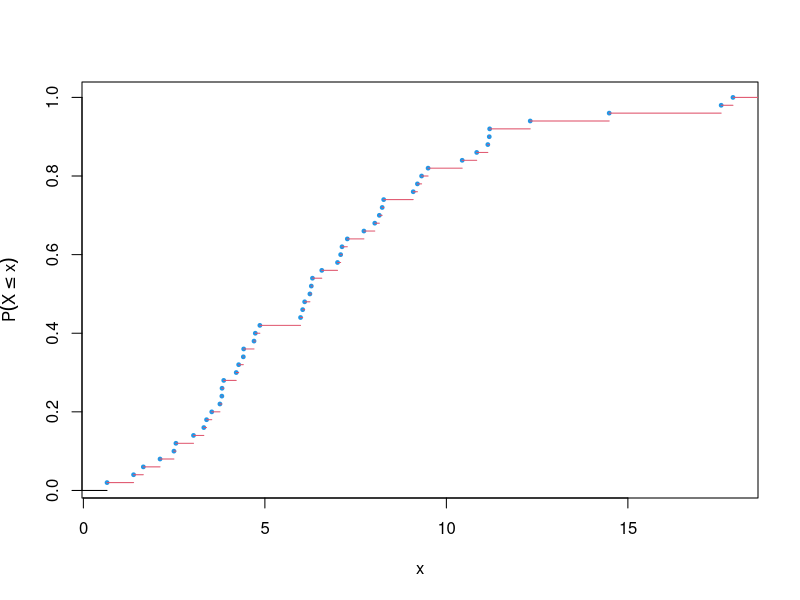
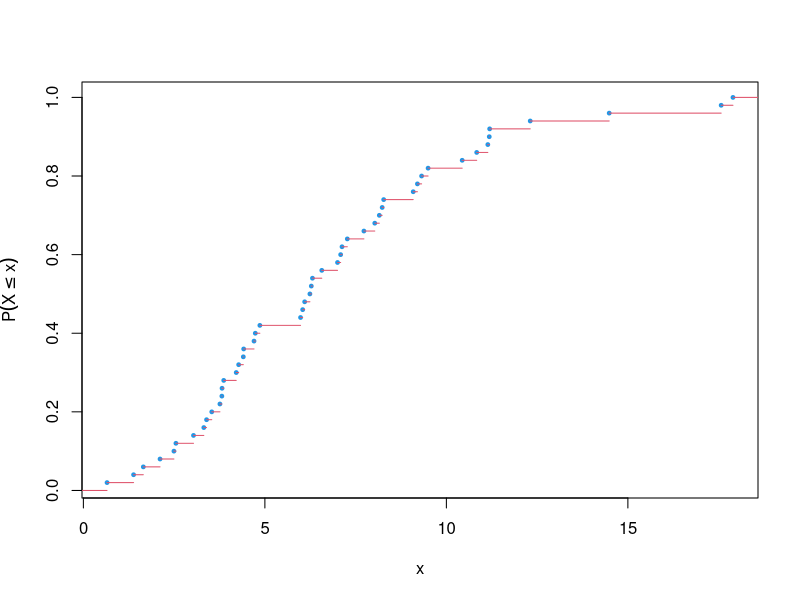

Recreate these plots in R, in order.
ecdf <- function(x) {
## function to plot empirical cdf of sample x
  n <- length(x)
  p <- 1:n/n ## create cumulative probability vector 
  xs <- sort(x) ## sort the x values
  ## plot the x, p points
  plot(xs,p,pch=19,cex=.5,xlab="x",ylab=expression(P(X<=x)),col=4)
  ## now add in the lines of constant probability between x values
  lines(c(2*xs[1]-xs[n],xs[1]),c(0,0))
  for (i in 1:(n-1)) lines(c(xs[i],xs[i+1]),c(p[i],p[i]),col=2)
  lines(c(2*xs[n]-xs[1],xs[n]),c(1,1),col=2)
} ## ecdf

## test it
set.seed(8);
x <- rgamma(50,shape=3,scale=2) ## test data
ecdf(x)


ecdf2 <- function(x) {
## function to plot empirical cdf of sample x
  n <- length(x)
  p <- 1:n/n ## create cumulative probability vector 
  xs <- sort(x) ## sort the x values
  ## plot the x, p points
  p1 <- x1 <- rep(NA,3*n+2) ## create p1 and x1 with NAs everywhere
  p1[1:n*3+2] <- p1[1:n*3+1] <- p ## fill in the step heights
  x1[1:n*3+1] <- xs ## step start
  x1[1:n*3+2] <- c(xs[-1],2*xs[n]-xs[1]) ## step ends
  p1[1:2] <- 0 ## initial prob is zero
  x1[1:2] <- c(2*xs[1]-xs[n],xs[1]) ## x co-ords for zero prob
  plot(xs,p,pch=19,cex=.5,xlab="x",ylab=expression(P(X<=x)),col=4)
  lines(x1,p1,col=2)
} ## ecdf

ecdf2(x)
